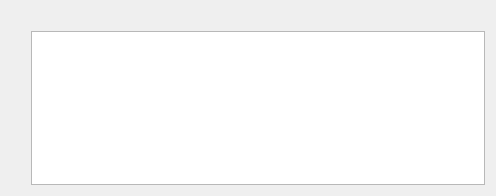
<?xml version="1.0" encoding="UTF-8"?>
<ui version="4.0">
 <class>TitledTextEdit</class>
 <widget class="QWidget" name="TitledTextEdit">
  <property name="geometry">
   <rect>
    <x>0</x>
    <y>0</y>
    <width>496</width>
    <height>196</height>
   </rect>
  </property>
  <property name="sizePolicy">
   <sizepolicy hsizetype="Expanding" vsizetype="Preferred">
    <horstretch>0</horstretch>
    <verstretch>0</verstretch>
   </sizepolicy>
  </property>
  <property name="windowTitle">
   <string>Form</string>
  </property>
  <layout class="QVBoxLayout" name="verticalLayout">
   <item>
    <widget class="QLabel" name="lb_title">
     <property name="text">
      <string/>
     </property>
    </widget>
   </item>
   <item>
    <layout class="QHBoxLayout" name="horizontalLayout">
     <item>
      <spacer name="horizontalSpacer">
       <property name="orientation">
        <enum>Qt::Horizontal</enum>
       </property>
       <property name="sizeType">
        <enum>QSizePolicy::Fixed</enum>
       </property>
       <property name="sizeHint" stdset="0">
        <size>
         <width>20</width>
         <height>0</height>
        </size>
       </property>
      </spacer>
     </item>
     <item>
      <widget class="QPlainTextEdit" name="plaintextedit">
       <property name="sizePolicy">
        <sizepolicy hsizetype="Expanding" vsizetype="Expanding">
         <horstretch>0</horstretch>
         <verstretch>0</verstretch>
        </sizepolicy>
       </property>
       <property name="minimumSize">
        <size>
         <width>450</width>
         <height>150</height>
        </size>
       </property>
      </widget>
     </item>
    </layout>
   </item>
  </layout>
 </widget>
 <resources/>
 <connections/>
</ui>
